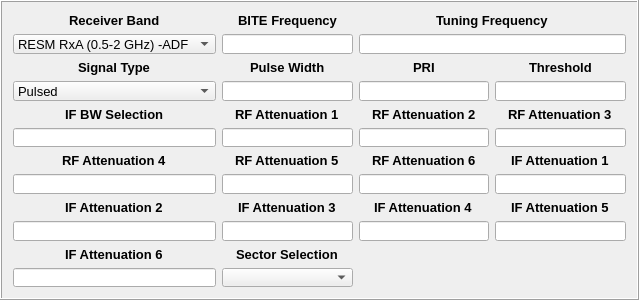
  <widget class="QFrame" name="frame_calib_internal">
   <property name="geometry">
    <rect>
     <x>8</x>
     <y>660</y>
     <width>639</width>
     <height>300</height>
    </rect>
   </property>
   <property name="minimumSize">
    <size>
     <width>637</width>
     <height>270</height>
    </size>
   </property>
   <property name="maximumSize">
    <size>
     <width>16777215</width>
     <height>16777215</height>
    </size>
   </property>
   <property name="frameShape">
    <enum>QFrame::Box</enum>
   </property>
   <property name="frameShadow">
    <enum>QFrame::Raised</enum>
   </property>
   <layout class="QGridLayout" name="gridLayout_39">
    <item row="0" column="0">
     <layout class="QGridLayout" name="gridLayout_18">
      <item row="0" column="0" alignment="Qt::AlignHCenter|Qt::AlignBottom">
       <widget class="QLabel" name="label_19">
        <property name="font">
         <font>
          <family>Arial</family>
          <pointsize>10</pointsize>
          <weight>75</weight>
          <bold>true</bold>
         </font>
        </property>
        <property name="text">
         <string>Receiver Band</string>
        </property>
       </widget>
      </item>
      <item row="1" column="0" alignment="Qt::AlignTop">
       <widget class="QComboBox" name="CB_internal_RB">
        <property name="font">
         <font>
          <family>Arial</family>
          <pointsize>10</pointsize>
         </font>
        </property>
        <item>
         <property name="text">
          <string>RESM RxA (0.5-2 GHz) -ADF</string>
         </property>
        </item>
        <item>
         <property name="text">
          <string>RESM RxB (2-18 GHz) -BLI</string>
         </property>
        </item>
        <item>
         <property name="text">
          <string>RESM RxF (18-40 GHz) -ADF</string>
         </property>
        </item>
       </widget>
      </item>
     </layout>
    </item>
    <item row="0" column="1">
     <layout class="QGridLayout" name="gridLayout_19">
      <item row="0" column="0">
       <widget class="QLabel" name="label_20">
        <property name="font">
         <font>
          <family>Arial</family>
          <pointsize>10</pointsize>
          <weight>75</weight>
          <bold>true</bold>
         </font>
        </property>
        <property name="text">
         <string>BITE Frequency</string>
        </property>
        <property name="alignment">
         <set>Qt::AlignCenter</set>
        </property>
       </widget>
      </item>
      <item row="1" column="0">
       <widget class="QLineEdit" name="lineEdit_16"/>
      </item>
     </layout>
    </item>
    <item row="0" column="2" colspan="2">
     <layout class="QGridLayout" name="gridLayout_20">
      <item row="0" column="0" alignment="Qt::AlignHCenter">
       <widget class="QLabel" name="label_21">
        <property name="font">
         <font>
          <family>Arial</family>
          <pointsize>10</pointsize>
          <weight>75</weight>
          <bold>true</bold>
         </font>
        </property>
        <property name="text">
         <string>Tuning Frequency</string>
        </property>
       </widget>
      </item>
      <item row="1" column="0">
       <widget class="QLineEdit" name="lineEdit_17">
        <property name="text">
         <string/>
        </property>
       </widget>
      </item>
     </layout>
    </item>
    <item row="1" column="0">
     <layout class="QGridLayout" name="gridLayout_21">
      <item row="0" column="0" alignment="Qt::AlignHCenter">
       <widget class="QLabel" name="label_22">
        <property name="font">
         <font>
          <family>Arial</family>
          <pointsize>10</pointsize>
          <weight>75</weight>
          <bold>true</bold>
         </font>
        </property>
        <property name="text">
         <string>Signal Type</string>
        </property>
       </widget>
      </item>
      <item row="1" column="0">
       <widget class="QComboBox" name="CB_Sig_Type">
        <property name="font">
         <font>
          <family>Arial</family>
          <pointsize>10</pointsize>
         </font>
        </property>
        <item>
         <property name="text">
          <string>Pulsed</string>
         </property>
        </item>
        <item>
         <property name="text">
          <string>CW</string>
         </property>
        </item>
       </widget>
      </item>
     </layout>
    </item>
    <item row="1" column="1">
     <layout class="QGridLayout" name="gridLayout_22">
      <item row="0" column="0" alignment="Qt::AlignHCenter">
       <widget class="QLabel" name="label_23">
        <property name="font">
         <font>
          <family>Arial</family>
          <pointsize>10</pointsize>
          <weight>75</weight>
          <bold>true</bold>
         </font>
        </property>
        <property name="text">
         <string>Pulse Width</string>
        </property>
       </widget>
      </item>
      <item row="1" column="0">
       <widget class="QLineEdit" name="lineEdit_19">
        <property name="text">
         <string/>
        </property>
       </widget>
      </item>
     </layout>
    </item>
    <item row="1" column="2">
     <layout class="QGridLayout" name="gridLayout_23">
      <item row="0" column="0" alignment="Qt::AlignHCenter">
       <widget class="QLabel" name="label_24">
        <property name="font">
         <font>
          <family>Arial</family>
          <pointsize>10</pointsize>
          <weight>75</weight>
          <bold>true</bold>
         </font>
        </property>
        <property name="text">
         <string>PRI</string>
        </property>
       </widget>
      </item>
      <item row="1" column="0">
       <widget class="QLineEdit" name="lineEdit_20">
        <property name="text">
         <string/>
        </property>
       </widget>
      </item>
     </layout>
    </item>
    <item row="1" column="3">
     <layout class="QGridLayout" name="gridLayout_24">
      <item row="0" column="0" alignment="Qt::AlignHCenter">
       <widget class="QLabel" name="label_25">
        <property name="font">
         <font>
          <family>Arial</family>
          <pointsize>10</pointsize>
          <weight>75</weight>
          <bold>true</bold>
         </font>
        </property>
        <property name="text">
         <string>Threshold</string>
        </property>
       </widget>
      </item>
      <item row="1" column="0">
       <widget class="QLineEdit" name="lineEdit_21">
        <property name="text">
         <string/>
        </property>
       </widget>
      </item>
     </layout>
    </item>
    <item row="2" column="0">
     <layout class="QGridLayout" name="gridLayout_25">
      <item row="0" column="0" alignment="Qt::AlignHCenter">
       <widget class="QLabel" name="label_26">
        <property name="font">
         <font>
          <family>Arial</family>
          <pointsize>10</pointsize>
          <weight>75</weight>
          <bold>true</bold>
         </font>
        </property>
        <property name="text">
         <string>IF BW Selection</string>
        </property>
       </widget>
      </item>
      <item row="1" column="0">
       <widget class="QLineEdit" name="lineEdit_22">
        <property name="text">
         <string/>
        </property>
       </widget>
      </item>
     </layout>
    </item>
    <item row="2" column="1">
     <layout class="QGridLayout" name="gridLayout_26">
      <item row="1" column="0">
       <widget class="QLineEdit" name="lineEdit_23">
        <property name="text">
         <string/>
        </property>
       </widget>
      </item>
      <item row="0" column="0" alignment="Qt::AlignHCenter">
       <widget class="QLabel" name="label_27">
        <property name="font">
         <font>
          <family>Arial</family>
          <pointsize>10</pointsize>
          <weight>75</weight>
          <bold>true</bold>
         </font>
        </property>
        <property name="text">
         <string>RF Attenuation 1</string>
        </property>
       </widget>
      </item>
     </layout>
    </item>
    <item row="2" column="2">
     <layout class="QGridLayout" name="gridLayout_27">
      <item row="0" column="0" alignment="Qt::AlignHCenter">
       <widget class="QLabel" name="label_28">
        <property name="font">
         <font>
          <family>Arial</family>
          <pointsize>10</pointsize>
          <weight>75</weight>
          <bold>true</bold>
         </font>
        </property>
        <property name="text">
         <string>RF Attenuation 2</string>
        </property>
       </widget>
      </item>
      <item row="1" column="0">
       <widget class="QLineEdit" name="lineEdit_24">
        <property name="text">
         <string/>
        </property>
       </widget>
      </item>
     </layout>
    </item>
    <item row="2" column="3">
     <layout class="QGridLayout" name="gridLayout_28">
      <item row="0" column="0" alignment="Qt::AlignHCenter">
       <widget class="QLabel" name="label_29">
        <property name="font">
         <font>
          <family>Arial</family>
          <pointsize>10</pointsize>
          <weight>75</weight>
          <bold>true</bold>
         </font>
        </property>
        <property name="text">
         <string>RF Attenuation 3</string>
        </property>
       </widget>
      </item>
      <item row="1" column="0">
       <widget class="QLineEdit" name="lineEdit_25">
        <property name="text">
         <string/>
        </property>
       </widget>
      </item>
     </layout>
    </item>
    <item row="3" column="0">
     <layout class="QGridLayout" name="gridLayout_29">
      <item row="0" column="0" alignment="Qt::AlignHCenter">
       <widget class="QLabel" name="label_30">
        <property name="font">
         <font>
          <family>Arial</family>
          <pointsize>10</pointsize>
          <weight>75</weight>
          <bold>true</bold>
         </font>
        </property>
        <property name="text">
         <string>RF Attenuation 4</string>
        </property>
       </widget>
      </item>
      <item row="1" column="0">
       <widget class="QLineEdit" name="lineEdit_26">
        <property name="text">
         <string/>
        </property>
       </widget>
      </item>
     </layout>
    </item>
    <item row="3" column="1">
     <layout class="QGridLayout" name="gridLayout_30">
      <item row="0" column="0" alignment="Qt::AlignHCenter">
       <widget class="QLabel" name="label_31">
        <property name="font">
         <font>
          <family>Arial</family>
          <pointsize>10</pointsize>
          <weight>75</weight>
          <bold>true</bold>
         </font>
        </property>
        <property name="text">
         <string>RF Attenuation 5</string>
        </property>
       </widget>
      </item>
      <item row="1" column="0">
       <widget class="QLineEdit" name="lineEdit_27">
        <property name="text">
         <string/>
        </property>
       </widget>
      </item>
     </layout>
    </item>
    <item row="3" column="2">
     <layout class="QGridLayout" name="gridLayout_31">
      <item row="0" column="0" alignment="Qt::AlignHCenter">
       <widget class="QLabel" name="label_32">
        <property name="font">
         <font>
          <family>Arial</family>
          <pointsize>10</pointsize>
          <weight>75</weight>
          <bold>true</bold>
         </font>
        </property>
        <property name="text">
         <string>RF Attenuation 6</string>
        </property>
       </widget>
      </item>
      <item row="1" column="0">
       <widget class="QLineEdit" name="lineEdit_28">
        <property name="text">
         <string/>
        </property>
       </widget>
      </item>
     </layout>
    </item>
    <item row="3" column="3">
     <layout class="QGridLayout" name="gridLayout_32">
      <item row="0" column="0" alignment="Qt::AlignHCenter">
       <widget class="QLabel" name="label_33">
        <property name="font">
         <font>
          <family>Arial</family>
          <pointsize>10</pointsize>
          <weight>75</weight>
          <bold>true</bold>
         </font>
        </property>
        <property name="text">
         <string>IF Attenuation 1</string>
        </property>
       </widget>
      </item>
      <item row="1" column="0">
       <widget class="QLineEdit" name="lineEdit_29">
        <property name="text">
         <string/>
        </property>
       </widget>
      </item>
     </layout>
    </item>
    <item row="4" column="0">
     <layout class="QGridLayout" name="gridLayout_33">
      <item row="0" column="0" alignment="Qt::AlignHCenter">
       <widget class="QLabel" name="label_34">
        <property name="font">
         <font>
          <family>Arial</family>
          <pointsize>10</pointsize>
          <weight>75</weight>
          <bold>true</bold>
         </font>
        </property>
        <property name="text">
         <string>IF Attenuation 2</string>
        </property>
       </widget>
      </item>
      <item row="1" column="0">
       <widget class="QLineEdit" name="lineEdit_30">
        <property name="text">
         <string/>
        </property>
       </widget>
      </item>
     </layout>
    </item>
    <item row="4" column="1">
     <layout class="QGridLayout" name="gridLayout_35">
      <item row="0" column="0" alignment="Qt::AlignHCenter">
       <widget class="QLabel" name="label_36">
        <property name="font">
         <font>
          <family>Arial</family>
          <pointsize>10</pointsize>
          <weight>75</weight>
          <bold>true</bold>
         </font>
        </property>
        <property name="text">
         <string>IF Attenuation 3</string>
        </property>
       </widget>
      </item>
      <item row="1" column="0">
       <widget class="QLineEdit" name="lineEdit_31">
        <property name="text">
         <string/>
        </property>
       </widget>
      </item>
     </layout>
    </item>
    <item row="4" column="2">
     <layout class="QGridLayout" name="gridLayout_36">
      <item row="0" column="0" alignment="Qt::AlignHCenter">
       <widget class="QLabel" name="label_37">
        <property name="font">
         <font>
          <family>Arial</family>
          <pointsize>10</pointsize>
          <weight>75</weight>
          <bold>true</bold>
         </font>
        </property>
        <property name="text">
         <string>IF Attenuation 4</string>
        </property>
       </widget>
      </item>
      <item row="1" column="0">
       <widget class="QLineEdit" name="lineEdit_32">
        <property name="text">
         <string/>
        </property>
       </widget>
      </item>
     </layout>
    </item>
    <item row="4" column="3">
     <layout class="QGridLayout" name="gridLayout_37">
      <item row="0" column="0" alignment="Qt::AlignHCenter">
       <widget class="QLabel" name="label_38">
        <property name="font">
         <font>
          <family>Arial</family>
          <pointsize>10</pointsize>
          <weight>75</weight>
          <bold>true</bold>
         </font>
        </property>
        <property name="text">
         <string>IF Attenuation 5</string>
        </property>
       </widget>
      </item>
      <item row="1" column="0">
       <widget class="QLineEdit" name="lineEdit_33">
        <property name="text">
         <string/>
        </property>
       </widget>
      </item>
     </layout>
    </item>
    <item row="5" column="0">
     <layout class="QGridLayout" name="gridLayout_38">
      <item row="0" column="0" alignment="Qt::AlignHCenter">
       <widget class="QLabel" name="label_39">
        <property name="font">
         <font>
          <family>Arial</family>
          <pointsize>10</pointsize>
          <weight>75</weight>
          <bold>true</bold>
         </font>
        </property>
        <property name="text">
         <string>IF Attenuation 6</string>
        </property>
       </widget>
      </item>
      <item row="1" column="0">
       <widget class="QLineEdit" name="lineEdit_34">
        <property name="text">
         <string/>
        </property>
       </widget>
      </item>
     </layout>
    </item>
    <item row="5" column="1">
     <layout class="QGridLayout" name="gridLayout_58">
      <item row="0" column="0" alignment="Qt::AlignHCenter">
       <widget class="QLabel" name="label_35">
        <property name="font">
         <font>
          <family>Arial</family>
          <pointsize>10</pointsize>
          <weight>75</weight>
          <bold>true</bold>
         </font>
        </property>
        <property name="text">
         <string>Sector Selection</string>
        </property>
       </widget>
      </item>
      <item row="1" column="0">
       <layout class="QGridLayout" name="gridLayout_34">
        <item row="0" column="0">
         <widget class="QComboBox" name="CB_Internal">
          <property name="font">
           <font>
            <family>Arial</family>
            <pointsize>10</pointsize>
           </font>
          </property>
         </widget>
        </item>
       </layout>
      </item>
     </layout>
    </item>
   </layout>
  </widget>
